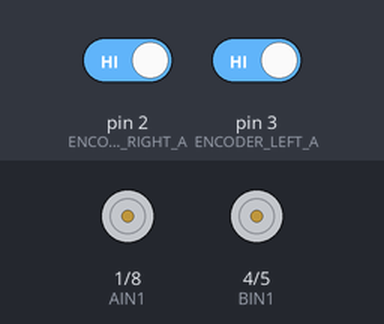
Simulated run of this sketch. Board: Arduino Uno, built with avr-gcc and run on an emulated ATmega328P. On the bench: motor-driver pin pairs drawn as motors (green arrow = first pin HIGH = forward, orange = second pin HIGH = backward, longer = more drive, scaled by the enable pin). The test bench sets the inputs (shaded band); at power-on: pin 2 (ENCODER_RIGHT_A) HIGH, pin 3 (ENCODER_LEFT_A) HIGH.

Above: at 0.1 s.
At 1.6 s:
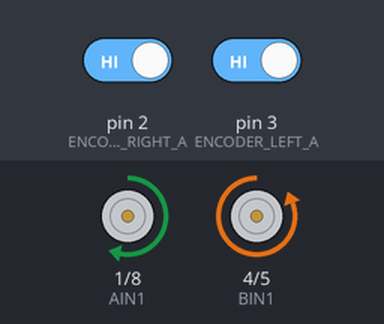
Timing chart, 0 to 3.1 s (numbered marks = the images above):
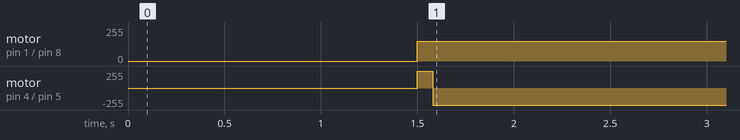

The sketch:

Maze_solver_3.ino
```cpp
// Maze Solver - Left Hand Wall Follower (IR only, no ultrasonic)
// Encoder correction for straight line + kick-start for low speed

// Motor pins (TB6612)
#define PWMA 6     // Left motor PWM
#define AIN1 1
#define AIN2 8
#define PWMB 7     // Right motor PWM
#define BIN1 4
#define BIN2 5

// Encoders
#define ENCODER_LEFT_A 3
#define ENCODER_LEFT_B 10
#define ENCODER_RIGHT_A 2
#define ENCODER_RIGHT_B 9

// IR sensors (analog) - adjust pins and threshold for your setup
#define IR_LEFT   A1
#define IR_FRONT  A2
#define IR_RIGHT  A3
#define WALL_THRESHOLD  400   // Tune this: higher value = wall detected (test with Serial if needed)

// Speeds
#define BASE_SPEED      140   // Main forward speed (increase if too slow)
#define LEFT_OFFSET     20    // Extra PWM for left motor to correct right veer (start with 15-30, tune!)
#define TURN_SPEED      140
#define KICK_PWM        150   // Brief full power to start moving
#define KICK_TIME_MS    80    // 60-120 ms kick duration

// Encoder calibration for turns (test this!)
#define PULSES_PER_90   220   // Pulses for ~90° pivot - calibrate by counting in test code

volatile long leftCount  = 0;
volatile long rightCount = 0;

void leftISR()  { leftCount++;  }
void rightISR() { rightCount++; }

void setup() {
  pinMode(PWMA, OUTPUT);
  pinMode(AIN1, OUTPUT);
  pinMode(AIN2, OUTPUT);
  pinMode(PWMB, OUTPUT);
  pinMode(BIN1, OUTPUT);
  pinMode(BIN2, OUTPUT);

  pinMode(ENCODER_LEFT_A,  INPUT_PULLUP);
  pinMode(ENCODER_LEFT_B,  INPUT_PULLUP);
  pinMode(ENCODER_RIGHT_A, INPUT_PULLUP);
  pinMode(ENCODER_RIGHT_B, INPUT_PULLUP);

  attachInterrupt(digitalPinToInterrupt(ENCODER_LEFT_A),  leftISR,  RISING);
  attachInterrupt(digitalPinToInterrupt(ENCODER_RIGHT_A), rightISR, RISING);

  pinMode(IR_LEFT,  INPUT);
  pinMode(IR_FRONT, INPUT);
  pinMode(IR_RIGHT, INPUT);

  stopMotors();
  delay(1500);  // Give time to place robot
}

void loop() {
  bool hasLeftWall   = analogRead(IR_LEFT)  > WALL_THRESHOLD;
  bool hasFrontWall  = analogRead(IR_FRONT) > WALL_THRESHOLD;
  bool hasRightWall  = analogRead(IR_RIGHT) > WALL_THRESHOLD;

  // Left-hand wall follower logic
  if (!hasLeftWall) {
    // Left open → turn left to follow new wall
    kickStart();
    turnLeft90();
  }
  else if (hasFrontWall) {
    // Front blocked → turn right
    kickStart();
    turnRight90();
  }
  else {
    // Wall on left, front open → go forward with correction
    moveForwardCorrected();
  }

  // Optional: Dead-end check (all blocked except back) → turn 180°
  if (hasFrontWall && hasLeftWall && hasRightWall) {
    kickStart();
    turn180();
  }

  delay(20);  // Small loop delay for sensor stability
}

// ────────────────────────────────────────────────
// Movement with kick-start and veer correction
// ────────────────────────────────────────────────

void moveForwardCorrected() {
  // Kick start if stopped recently (helps overcome friction)
  kickStart();

  // Base + offset to left motor to fight right veer
  setMotorLeft(1, BASE_SPEED + LEFT_OFFSET);
  setMotorRight(1, BASE_SPEED);
}

void kickStart() {
  // Brief full power pulse to start both motors reliably
  setMotorLeft(1, KICK_PWM);
  setMotorRight(1, KICK_PWM);
  delay(KICK_TIME_MS);
}

void turnLeft90() {
  stopMotors();
  resetEncoders();
  while (rightCount < PULSES_PER_90) {
    setMotorLeft(-1, TURN_SPEED);   // Left backward
    setMotorRight(1, TURN_SPEED);   // Right forward
  }
  stopMotors();
  delay(200);  // Short pause after turn
}

void turnRight90() {
  stopMotors();
  resetEncoders();
  while (leftCount < PULSES_PER_90) {
    setMotorLeft(1, TURN_SPEED);    // Left forward
    setMotorRight(-1, TURN_SPEED);  // Right backward
  }
  stopMotors();
  delay(200);
}

void turn180() {
  stopMotors();
  resetEncoders();
  while (leftCount < (2 * PULSES_PER_90)) {
    setMotorLeft(1, TURN_SPEED);
    setMotorRight(-1, TURN_SPEED);
  }
  stopMotors();
  delay(300);
}

void stopMotors() {
  analogWrite(PWMA, 0);
  analogWrite(PWMB, 0);
  digitalWrite(AIN1, LOW);
  digitalWrite(AIN2, LOW);
  digitalWrite(BIN1, LOW);
  digitalWrite(BIN2, LOW);
}

void setMotorLeft(int dir, int speed) {
  if (dir == 1) {
    digitalWrite(AIN1, HIGH); digitalWrite(AIN2, LOW);
  } else if (dir == -1) {
    digitalWrite(AIN1, LOW);  digitalWrite(AIN2, HIGH);
  } else {
    digitalWrite(AIN1, LOW);  digitalWrite(AIN2, LOW);
  }
  analogWrite(PWMA, constrain(speed, 0, 255));
}

void setMotorRight(int dir, int speed) {
  if (dir == 1) {
    digitalWrite(BIN1, HIGH); digitalWrite(BIN2, LOW);
  } else if (dir == -1) {
    digitalWrite(BIN1, LOW);  digitalWrite(BIN2, HIGH);
  } else {
    digitalWrite(BIN1, LOW);  digitalWrite(BIN2, LOW);
  }
  analogWrite(PWMB, constrain(speed, 0, 255));
}

void resetEncoders() {
  leftCount = 0;
  rightCount = 0;
}
```

Measured:
- by itself, motor on pin 1 (AIN1) / pin 8 (AIN2): stopped → forward 150/255 at 1.5 s
- by itself, motor on pin 4 (BIN1) / pin 5 (BIN2): stopped → forward 255/255 at 1.5 s, → backward 255/255 0.08 s later
